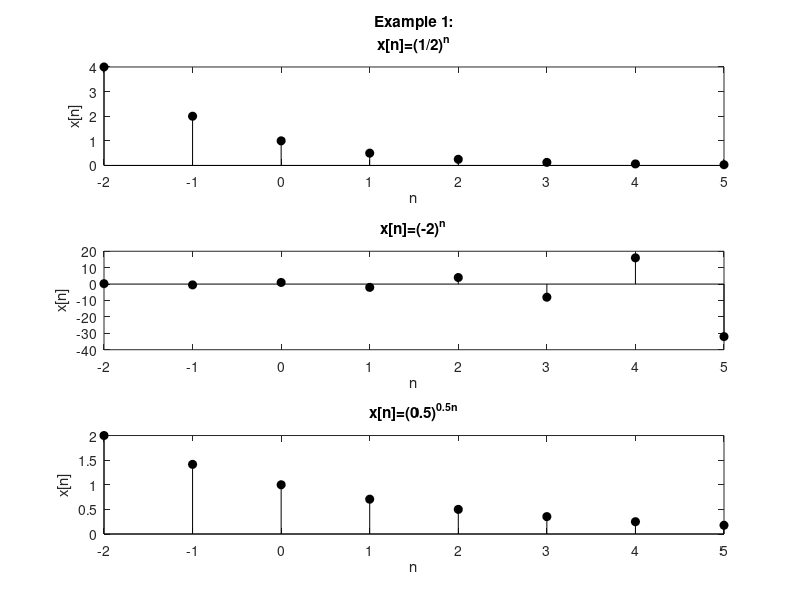
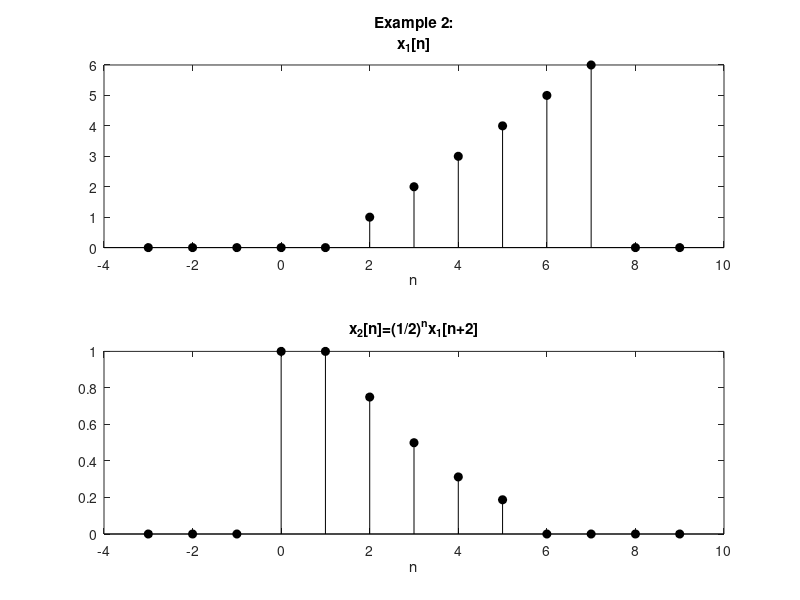
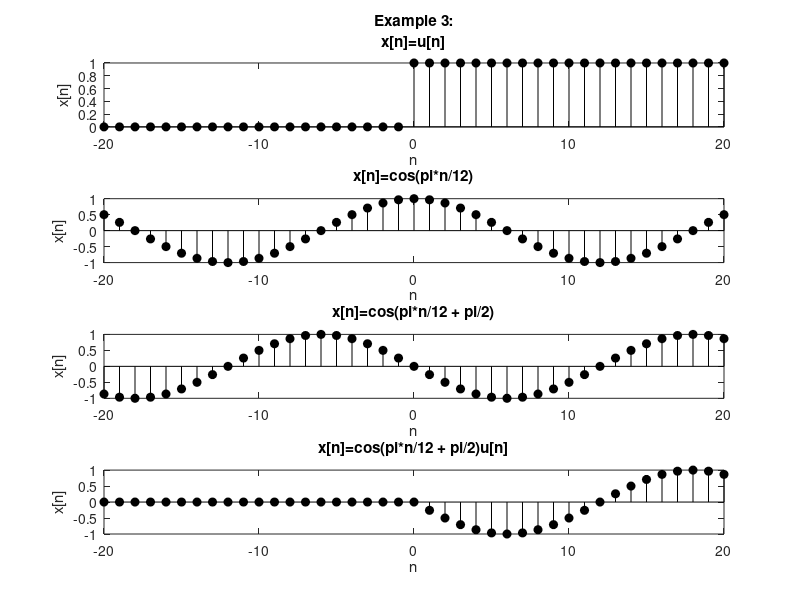
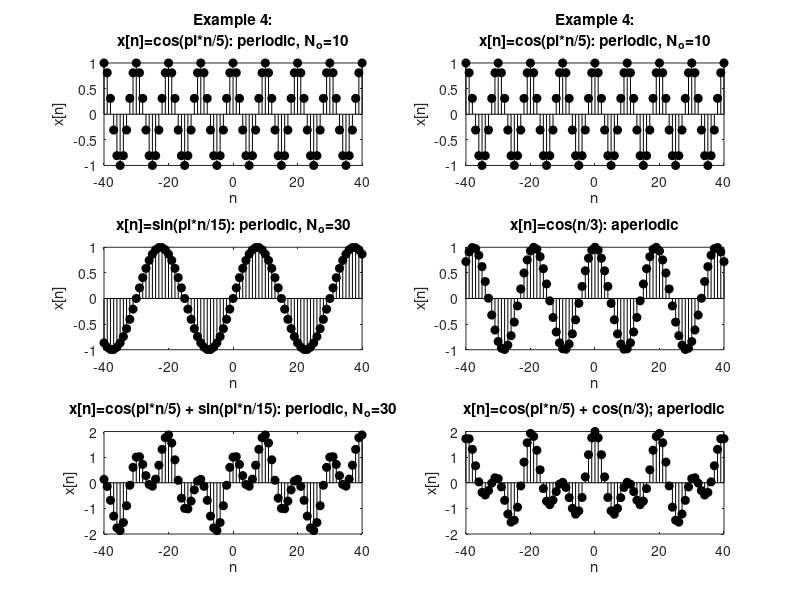

MATLAB code to generate these figures, in order:
%Note that this is not my creation, but the creation of my professor at the time. This is merely a reference tool for similar projects or to wrap one's head around 
%signal processing applications & signal construction 

clear all;
close all;

%Example 1: Plotting deterministic DT signals
figure(1)
n=-2:1:5; n=n';  %initialize the n variable over an appropriate range (array of consecutive integers)
x=[]; 
strTitle=[];
x(:,1)=0.5.^n; strTitle{1}=['Example 1:',newline,'x[n]=(1/2)^n']; 
x(:,2)=(-2).^n; strTitle{2}='x[n]=(-2)^n'; 
x(:,3)=0.5.^(0.5*n); strTitle{3}='x[n]=(0.5)^0^.^5^n'; 
for i=1:3
    subplot(3,1,i)
    stem(n,x(:,i),'filled','k');
    xlabel('n');
    ylabel('x[n]');
    title(strTitle{i})
end

%Example 2: Given x1[n] plot x2[n]=(0.5)^n*x1[n+2]
n=-3:1:9; n=n';  
x=[];
x(:,1)=[0 0 0 0 0 1 2 3 4 5 6 0 0 0 0 0 0 0]; % first column of x is x1[n]
% find x2[n]=(1/2)^n*x1[n+2]
for i=1:length(n)-2
    x(i,2)=0.5^n(i)*x(i+2,1);  % second column of x is x2[n]
end
figure(2)
for i=1:2
    subplot(2,1,i)
    stem(n,x(1:length(n),i),'filled','k'); xlabel('n'); 
    if i==1 strTitle=['Example 2:',newline,'x_1[n]']; else strTitle='x_2[n]=(1/2)^nx_1[n+2]'; end 
    title(strTitle);    
end
    
%Example 3: Plotting sinusoids and the unit step
figure(3)
n=-20:20; n=n'; %define range of n
x=[];
strTitle=[];
x(:,1)=[zeros(1,20) ones(1,21)]'; strTitle{1}=['Example 3:',newline,'x[n]=u[n]']; % u[n]
x(:,2)=cos(pi*n/12); strTitle{2}='x[n]=cos(pi*n/12)'; % cos(pi*n/12)
x(:,3)=cos(pi*n/12 +pi/2); strTitle{3}='x[n]=cos(pi*n/12 + pi/2)'; % cos(pi*n/12 +pi/2)
x(:,4)=x(:,1).*x(:,3); strTitle{4}='x[n]=cos(pi*n/12 + pi/2)u[n]'; % cos(pi*n/12 +pi/4)u[n]
for i=1:4
    subplot(4,1,i)
    stem(n,x(:,i),'filled','k');
    xlabel('n');
    ylabel('x[n]');
    title(strTitle{i});
end

%Example 4: Plotting periodic and aperiodic sinusoids
figure(4)
n=-40:40; n=n';
x=[];
strTitle=[];
x(:,1)=cos(pi*n/5); strTitle{1}=['Example 4:',newline,'x[n]=cos(pi*n/5): periodic, N_o=10']; % cos(pi*n/12)
x(:,2)=x(:,1); strTitle{2}=strTitle{1};
x(:,3)=sin(pi*n/15); strTitle{3}='x[n]=sin(pi*n/15): periodic, N_o=30'; % sin(pi*n/8)
x(:,4)=cos(n/3); strTitle{4}='x[n]=cos(n/3): aperiodic';
x(:,5)=x(:,1)+x(:,3); strTitle{5}='x[n]=cos(pi*n/5) + sin(pi*n/15): periodic, N_o=30';
x(:,6)=x(:,1)+x(:,4); strTitle{6}='x[n]=cos(pi*n/5) + cos(n/3); aperiodic';
for i=1:6 % want to plot first signal twice
    subplot(3,2,i);
    stem(n,x(:,i),'filled','k');
    xlabel('n');
    ylabel('x[n]');
    title(strTitle{i});
end

%Example 5: Plotting a harmonically related family of sinusoids
figure(5)
n=-25:25; n=n';
x=[];
for k=0:5
    y(:,k+1)=cos(k*pi*n/6);
    subplot(3,2,k+1);
    stem(n,y(:,k+1),'filled','k');
    xlabel('n');
    ylabel('x[n]')
    if k==0 || k==6  title(sprintf('Example 5: \n x[n]=cos(%d*pi*n/6)',k));
    else    title(sprintf('x[n]=cos(%d*pi*n/6)',k));
    end
end
figure(6)
for k=6:11
    y(:,k+1)=cos(k*pi*n/6);
    subplot(3,2,k+1-6);
    stem(n,y(:,k+1),'filled','k');
    xlabel('n');
    ylabel('x[n]')
    title(sprintf('x[n]=cos(%d*pi*n/6)',k));
end

%Example 6: Plotting sinusoids with frequencies separated by integer
%multiples of 2*pi (notice they give the exact same signal!)
figure(7)
n=-30:30; n=n';
x=[];
strTitle=[];
x(:,1)=cos(-31*pi*n/8); strTitle{1}=['Example 6:',newline,'x[n]=cos(w_on); w_o=pi/8 - 4*pi'];
x(:,2)=cos(-15*pi*n/8); strTitle{2}='x[n]=cos(w_on); w_o=pi/8 - 2*pi';
x(:,3)=cos(pi*n/8); strTitle{3}='x[n]=cos(w_on); w_o=pi/8';
x(:,4)=cos(17*pi*n/8); strTitle{4}='x[n]=cos(w_on); w_o=pi/8 + 2*pi';
x(:,5)=cos(33*pi*n/8); strTitle{5}='x[n]=cos(w_on); w_o=pi/8 + 4*pi';
x(:,6)=cos(49*pi*n/8); strTitle{6}='x[n]=cos(w_on); w_o=pi/8 + 6*pi';
for i=1:6
    subplot(3,2,i)
    stem(n,x(:,i),'filled','k')
    xlabel('n');
    ylabel('x[n]')
    title(strTitle{i});
end

% Example 7: Plotting unit step and shifted unit step
figure(8)
x=[]; 
strTitle=[];
n=-6:30; n=n';
x(:,1)=[zeros(1,6) ones(1,31)]'; strTitle{1}=['Example 7:',newline,'u[n]']; %u[n]
x(:,2)=zeros(length(x),1); strTitle{2}='u[n-3]'; % initialize to all zeros
x(:,3)=zeros(length(x),1); strTitle{3}='u[n+3]';  % initialize to all zeros
x(:,4)=zeros(length(x),1); strTitle{4}='u[n+3-u[n-3]'; % initialize to all zeros

%find u[n-3]
for k=4:length(x)
    x(k,2)=x(k-3,1); % u[n-3]
end
% find u[n+3]
for k=1:length(x)-3
    x(k,3)=x(k+3,1) % u[n+3]
end
% find u[n+3]-u[n-3]
x(:,4)=x(:,3)-x(:,2);
% plot them
for i=1:4
    subplot(4,1,i)
    stem(n,x(:,i),'filled','k'); title(strTitle{i}); xlabel('n'); xlim([-6 10]);
end

%Example 8: Convolution of finite duration signals in Matlab
n=[0:3]';
x=[1 1 1 1]; % rectangular signal of length 4
h=[1 1 1 1]; % rectangular signal of length 4
y=conv(x,h);
nn=0:length(x)+length(h)-1-1; %this will be the length of the output signal (see note at end)
figure(9); 
subplot(3,1,1)
stem(n,x,'filled','k'); xlim([-1 nn(end)+1]); title(sprintf('Example 8: \n Input signal x[n]'));
subplot(3,1,2)
stem(n,h,'filled','k'); xlim([-1 nn(end)+1]); title('Impulse response function h[n]');
subplot(3,1,3)
stem(nn,y,'filled','k'); xlim([-1 nn(end)+1]); title('Output signal y[n]');

% Note that the length of the output, y, of the convolution is the sum of the
%lengths of the two convolved signals subtract 1 (here, the lengths of x[n] and h[n] are
% both 4, so length of y[n] is 4 + 4 - 1 = 7).


%Example 9: Convolution of infinite duration signals in Matlab - a noisy cosine convolved with h[n] for a 7-point causal moving average filter
n=0:200; n=n';
x=[]; y=[]; h=[];
x(:,1)=20*cos(63*pi*n/32);   %pure cosine (causal)
x(:,2)=2*wgn(length(x),1,1);  %white noise
x(:,3)=x(:,1)+x(:,2);  % cosine with noise
h=[1/7; 1/7; 1/7; 1/7; 1/7; 1/7; 1/7; zeros(194,1)]; % h[n]=1/7[delta[n] + delta[n-1] + delta[n-2] + delta[n-3] + delta[n-4] + delta[n-5] + delta[n-6]] -> moving average filter;
nn=0:length(x)+length(h)-2; %this will be the length of the output signal (see note at end)
figure(10); 
for i=1:3
    subplot(size(x,2)+1,1,i); 
    stem(n,x(:,i),'filled','k'); xlabel('n'); xlim([0 nn(end)]); ylim([-25 25]);
    if i==1 title(sprintf('Example 9: \n cosine function')); elseif i==2 title('Noise'); elseif i==3 title('Cosine + Noise'); end
end
y=conv(x(:,3),h);  %y[n]=x[n]*h[n] (where x[n] is the noisy cosine)
subplot(size(x,2)+1,1,i+1)
stem(nn,y,'filled','k'); xlim([0 nn(end)]); ylim([-25 25]); title('y[n]: filtered signal');

%NOTES: 
%1) First of all note that the effect of the system on the input was to
%reduce the white noise.

% 2) Next note that again the length of the output of the convolution is the sum of the
%lengths of the two convolved signals subtract 1 (here, the length of x[n] is
%201, length of h[n] is 201, and so length of y[n] is 201 + 201 - 1 =401).

% 3) In general the conv command cannot properly convolve infinite-duration signals. 
% Not surprising, since the computer can't store an infinite-duration signal. The conv 
% function can, however,correctly compute a portion of such convolution problems if the 
% signals are causal. If we pass the first N samples of the infinite duration (causal) 
% signal then conv returns a length (2N-1) sequance. The first N samples of this sequence 
% are valid, the remaining N-1 samples are not. 

% So in this example, x[n] is "supposed" to be of infinite duration, but the best we can do is define 
% it over an adequately large range of n (here, I chose from 0 to 200). So if we pass
% in the first 200 samples (N=200) of x[n], and the same for h[n], the
% resulting output y[n] is valid only for n=0 to 200. The full result would
% be valid for the an input x[n]=cos(63*pi*n/32)(u[n]-u[n-201])  (which is effectively 
% what we've entered due to having to truncate x[n]).

%Example 10: Using filter function to compute output of system
%characterized by linear constant coefficient difference equation

% Consider the system from Examples 9 with h[n]=1/7{delta[n] + delta[n-1] + delta[n-2] + delta[n-3] + delta[n-4] + delta[n-5] + delta[n-6]}
% The LCC difference equation for this system is y[n]=1/7{x[n] + x[n-1] + x[n-2] + x[n-3] + x[n-4] + x[n-5] + x[n-6]}
n=0:200; n=n';
x=[]; y=[];
x(:,1)=20*cos(63*pi*n/32);   %pure cosine (causal)
x(:,2)=2*wgn(length(x),1,1);  %white noise
x(:,3)=x(:,1)+x(:,2);  % cosine with noise
a=[1]; b=1/7*[1 1 1 1 1 1 1]; % coefficients of difference equation
y=filter(b,a,x(:,3)); %filtered signal
figure(11)
for i=1:3
    subplot(size(x,2)+1,1,i); 
    stem(n,x(:,i),'filled','k'); xlabel('n'); xlim([0 n(end)]); ylim([-25 25]);
    if i==1 title(sprintf('Example 10: \n cosine function')); elseif i==2 title('Noise'); elseif i==3 title('Cosine + Noise'); end
end
subplot(size(x,2)+1,1,i+1)
stem(n,y,'filled','k'); xlim([0 n(end)]); ylim([-25 25]); title('y[n]: filtered signal');

%Note we get the same result as the convolution
